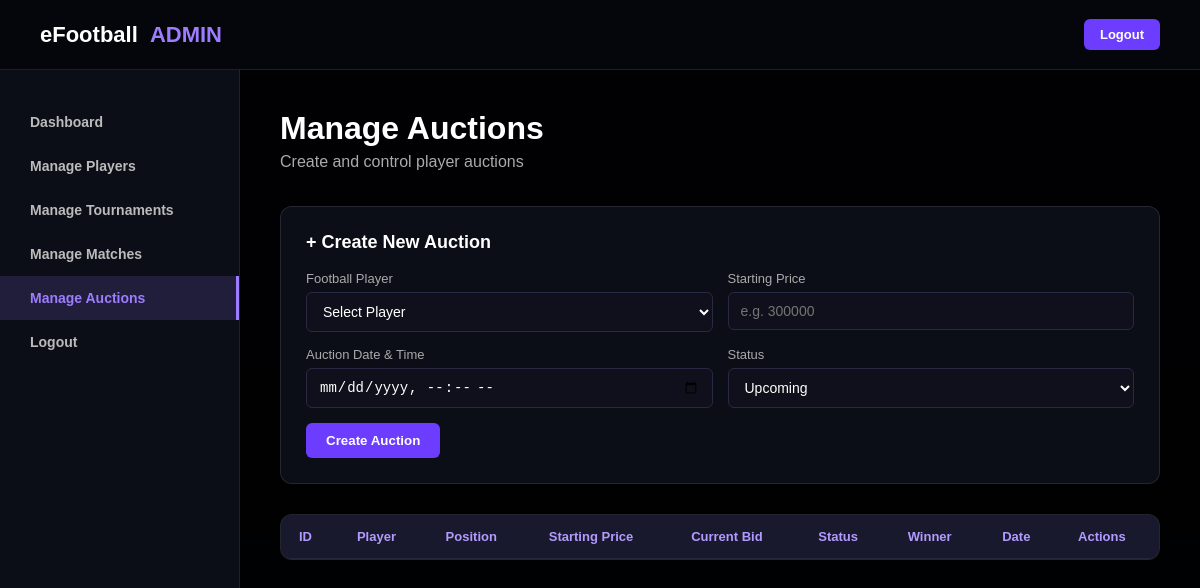
Before: /manage_auctions.php (signed in) with the older database file.
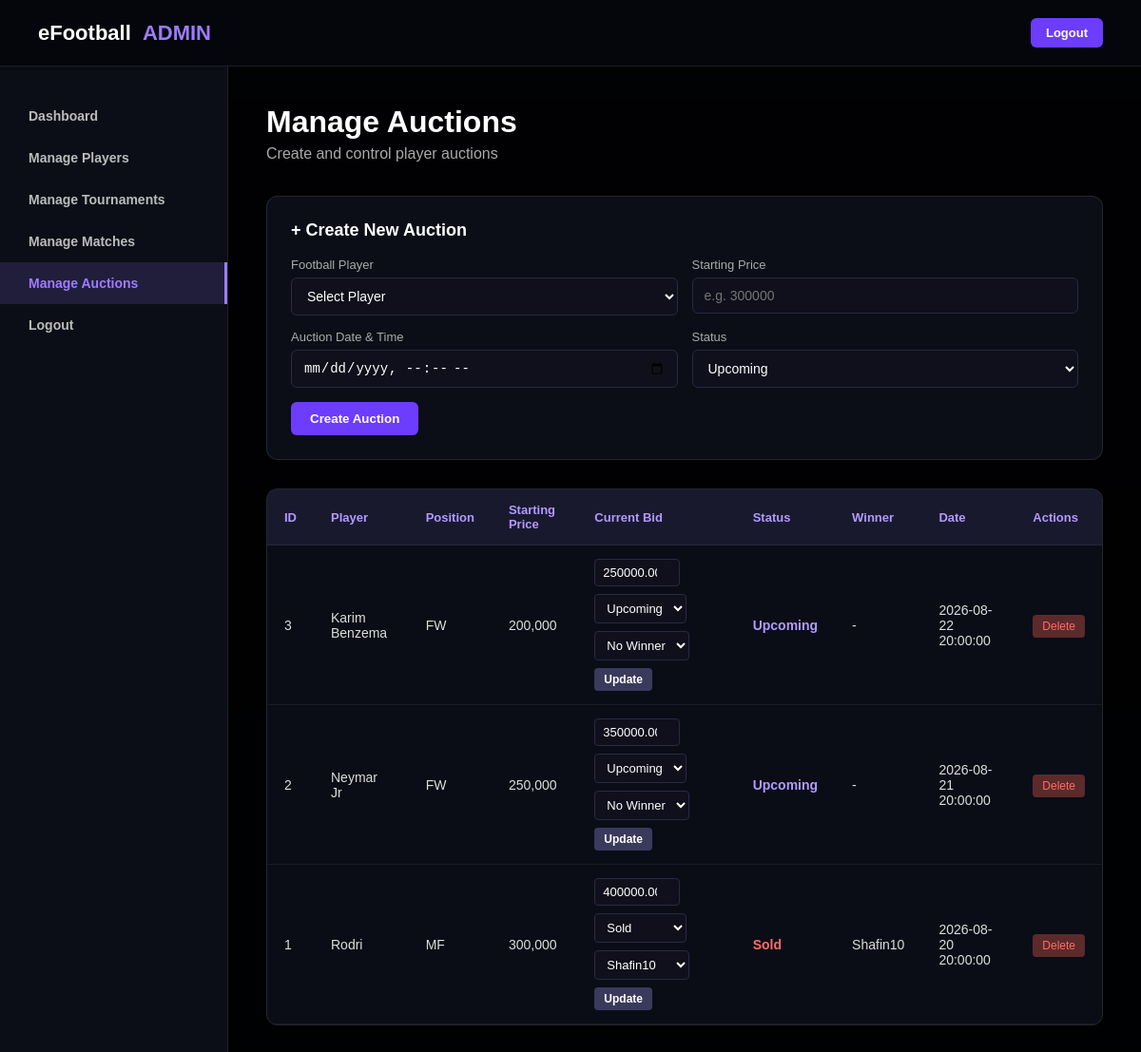
After: the same page with the newer database file.
### tables this page shows
CREATE TABLE Auctions (
    Auction_ID INT PRIMARY KEY AUTO_INCREMENT,
    Football_Player_ID INT,
    Starting_Price DECIMAL(10,2),
    Current_Bid DECIMAL(10,2),
    Auction_Status ENUM('Upcoming','Live','Sold','Unsold'),
    Winner_Manager_ID INT,
    Auction_Date DATETIME,

    FOREIGN KEY (Football_Player_ID)
        REFERENCES Football_Players(Football_Player_ID),

    FOREIGN KEY (Winner_Manager_ID)
        REFERENCES Players(Player_ID)
);

CREATE TABLE Football_Players (
    Football_Player_ID INT PRIMARY KEY AUTO_INCREMENT,
    Player_Name VARCHAR(100) NOT NULL,
    Position ENUM('GK','DF','MF','FW') NOT NULL,
    Player_Type ENUM('Good','Bot') NOT NULL,
    Overall_Rating DECIMAL(4,1),
    Goals INT DEFAULT 0,
    Assists INT DEFAULT 0,
    Tackles INT DEFAULT 0,
    Saves INT DEFAULT 0,
    Matches_Played INT DEFAULT 0
);

CREATE TABLE Players (
    Player_ID INT PRIMARY KEY AUTO_INCREMENT,
    Gamer_Tag VARCHAR(50) NOT NULL UNIQUE,
    Real_Name VARCHAR(100) NOT NULL,
    Country VARCHAR(50),
    Email VARCHAR(100) UNIQUE,
    Platform ENUM('PC','PS5','Mobile'),
    Favorite_Club VARCHAR(50),
    Preferred_Formation VARCHAR(20),
    Join_Date DATE
);

### manage_auctions.php (the view, shortened to what the changed rows need)
<?php
require_once "db.php";
$auctions = mysqli_query($conn, "
    SELECT a.*,
           fp.Player_Name, fp.Position, fp.Overall_Rating,
           p.Gamer_Tag AS Winner_Name
    FROM Auctions a
    LEFT JOIN Football_Players fp ON a.Football_Player_ID = fp.Football_Player_ID
    LEFT JOIN Players p ON a.Winner_Manager_ID = p.Player_ID
    ORDER BY a.Auction_ID DESC
");
$managers = mysqli_query($conn, "SELECT Player_ID, Gamer_Tag FROM Players");
?>
<!DOCTYPE html>
<html lang="en">
<head>
    <link rel="stylesheet" href="admin.css">
    <link rel="stylesheet" href="manage_auctions.css">
</head>
<body>
<div class="admin-layout">
    <main class="main-content">
        <h1>Manage Auctions</h1>
        <div class="form-box">
            <h2>+ Create New Auction</h2>
        </div>
        <div class="table-container">
            <table>
                <thead>
                    <tr>
                        <th>ID</th>
                        <th>Player</th>
                        <th>Position</th>
                        <th>Starting Price</th>
                        <th>Current Bid</th>
                        <th>Status</th>
                        <th>Winner</th>
                        <th>Date</th>
                        <th>Actions</th>
                    </tr>
                </thead>
                <tbody>
                    <?php while ($a = mysqli_fetch_assoc($auctions)): ?>
                    <tr>
                        <td><?php echo $a['Auction_ID']; ?></td>
                        <td><?php echo htmlspecialchars($a['Player_Name']); ?></td>
                        <td><?php echo $a['Position']; ?></td>
                        <td><?php echo number_format($a['Starting_Price']); ?></td>
                        <td>
                            <form method="POST" class="update-form">
                                <input type="number" name="current_bid" value="<?php echo $a['Current_Bid']; ?>" step="1000">
                                <select name="status">
                                    <option value="Upcoming" <?php echo $a['Auction_Status']=='Upcoming'?'selected':''; ?>>Upcoming</option>
                                    <option value="Sold" <?php echo $a['Auction_Status']=='Sold'?'selected':''; ?>>Sold</option>
                                </select>
                                <select name="winner_id">
                                    <option value="">No Winner</option>
                                    <?php
                                    mysqli_data_seek($managers, 0);
                                    while ($m = mysqli_fetch_assoc($managers)): ?>
                                        <option value="<?php echo $m['Player_ID']; ?>"
                                            <?php echo $a['Winner_Manager_ID'] == $m['Player_ID'] ? 'selected' : ''; ?>>
                                            <?php echo htmlspecialchars($m['Gamer_Tag']); ?>
                                        </option>
                                    <?php endwhile; ?>
                                </select>
                                <button type="submit" name="update_auction" class="btn-sm">Update</button>
                            </form>
                        </td>
                        <td class="status-<?php echo strtolower($a['Auction_Status']); ?>">
                            <?php echo $a['Auction_Status']; ?>
                        </td>
                        <td><?php echo htmlspecialchars($a['Winner_Name'] ?? '-'); ?></td>
                        <td><?php echo $a['Auction_Date']; ?></td>
                        <td>
                            <a href="?delete=<?php echo $a['Auction_ID']; ?>" class="btn-delete"
                               onclick="return confirm('Delete this auction?')">Delete</a>
                        </td>
                    </tr>
                    <?php endwhile; ?>
                </tbody>
            </table>
        </div>
    </main>
</div>
</body>
</html>

Changed rows visible on the page:
added auctions: Auction_ID "3", Football_Player_ID.Player_Name "Karim Benzema", Football_Player_ID.Position "FW", Starting_Price "200,000", current_bid "250000.00", status "Upcoming", Auction_Status "Upcoming", Winner_Name "-", Auction_Date "2026-08-22 20:00:00"
added auctions: Auction_ID "2", Football_Player_ID.Player_Name "Neymar Jr", Football_Player_ID.Position "FW", Starting_Price "250,000", current_bid "350000.00", status "Upcoming", Auction_Status "Upcoming", Winner_Name "-", Auction_Date "2026-08-21 20:00:00"
added auctions: Auction_ID "1", Football_Player_ID.Player_Name "Rodri", Football_Player_ID.Position "MF", Starting_Price "300,000", current_bid "400000.00", status "Sold", winner_id "Shafin10", Auction_Status "Sold", Winner_Manager_ID.Gamer_Tag "Shafin10", Auction_Date "2026-08-20 20:00:00"
